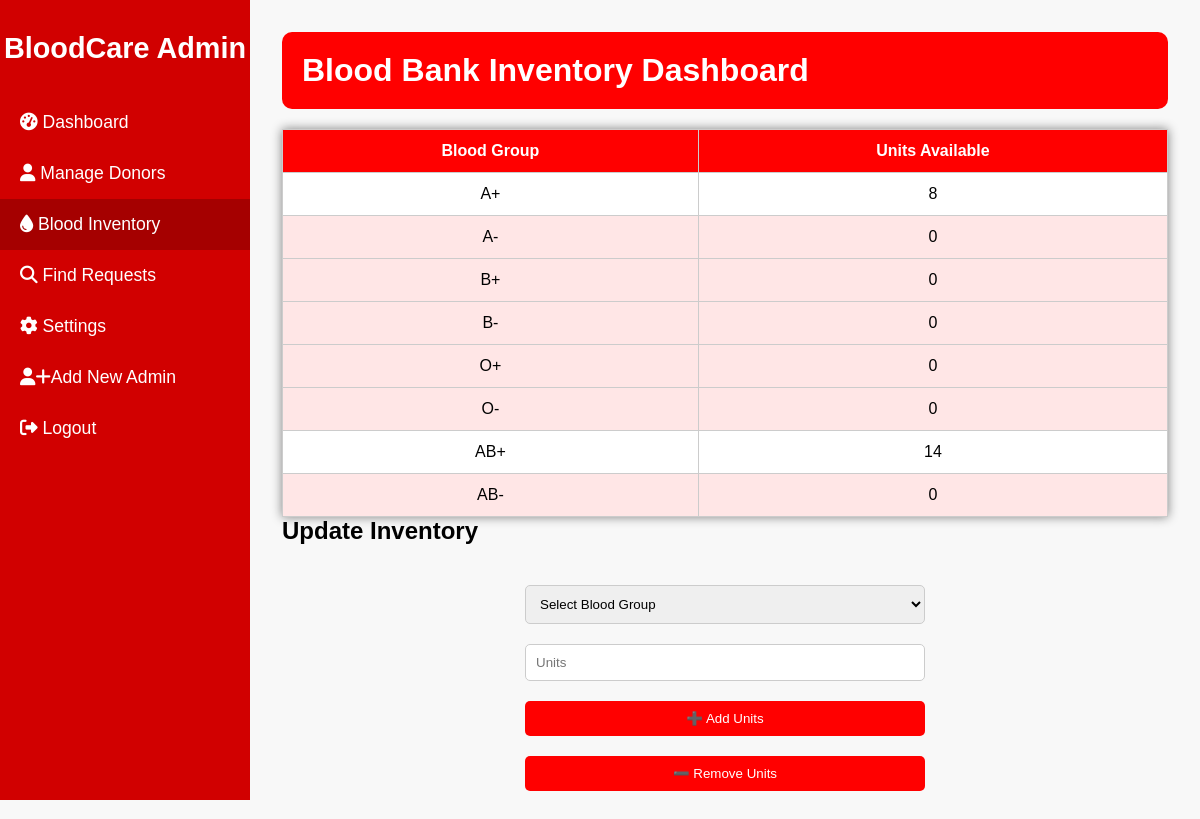
The page /blood_inventory.php on the database as committed earlier.
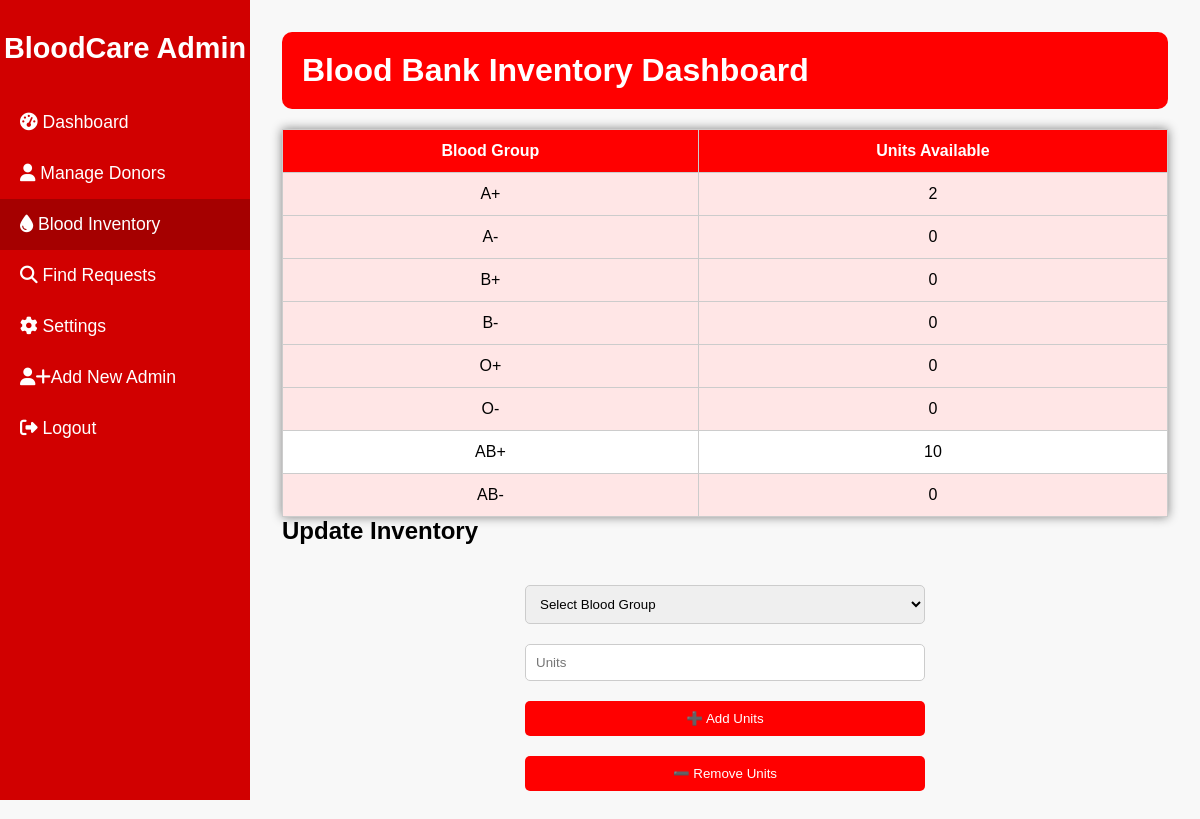
The same page on the database as committed later.
### tables this page shows
CREATE TABLE `inventory` (
  `id` int(11) NOT NULL,
  `blood_group` varchar(5) NOT NULL,
  `units_available` int(11) DEFAULT 0,
  `name` varchar(100) DEFAULT NULL,
  `city` varchar(100) DEFAULT NULL,
  `contact` varchar(15) DEFAULT NULL
);

### blood_inventory.php (the view, shortened to what this page needs)
<?php
include 'connection.php';
$inventory = $con->query("SELECT * FROM inventory");
?>
<!DOCTYPE html>
<html lang="en">
<head>
    <link rel="stylesheet" href="https://cdnjs.cloudflare.com/ajax/libs/font-awesome/6.4.0/css/all.min.css">
</head>
<body>
<div class="sidebar">
    <h2>BloodCare Admin</h2>
    <ul>
        <li><a href="admin_dashboard.php"><i class="fas fa-tachometer-alt"></i> Dashboard</a></li>
        <li><a href="manage_donors.php"><i class="fas fa-user"></i> Manage Donors</a></li>
        <li class="active"><a href="blood_inventory.php"><i class="fas fa-tint"></i> Blood Inventory</a></li>
        <li><a href="finds_requests.php"><i class="fas fa-search"></i> Find Requests</a></li>
        <li><a href="admin_update.php"><i class="fas fa-cog"></i> Settings</a></li>
        <li><a href="admin_register.php"> <i class="fa-solid fa-user">+</i>Add New Admin</a></li>
        <li><a href="logout.php"><i class="fas fa-sign-out-alt"></i> Logout</a></li>
    </ul>
</div>
<div class="main-content">
    <h1>Blood Bank Inventory Dashboard</h1>
    <table>
        <tr>
            <th>Blood Group</th>
            <th>Units Available</th>
        </tr>
        <?php while($row = $inventory->fetch_assoc()): ?>
            <tr class="<?= ($row['units_available'] < 5) ? 'low-stock' : '' ?>">
                <td><?= htmlspecialchars($row['blood_group']) ?></td>
                <td><?= htmlspecialchars($row['units_available']) ?></td>
            </tr>
        <?php endwhile; ?>
    </table>
    <h2>Update Inventory</h2>
    <form method="post">
        <select name="blood_group" required>
            <option value="">Select Blood Group</option>
        </select>
        <input type="number" name="units" placeholder="Units" min="1" required>
        <button type="submit" name="add_units">➕ Add Units</button>
        <button type="submit" name="remove_units">➖ Remove Units</button>
    </form>
</div>
</body>
</html>

Rows that differ between the two databases and show on the page:
changed inventory (number 1 of 8 on the later page): units_available "8" → "2"
changed inventory "AB+": units_available "14" → "10"
